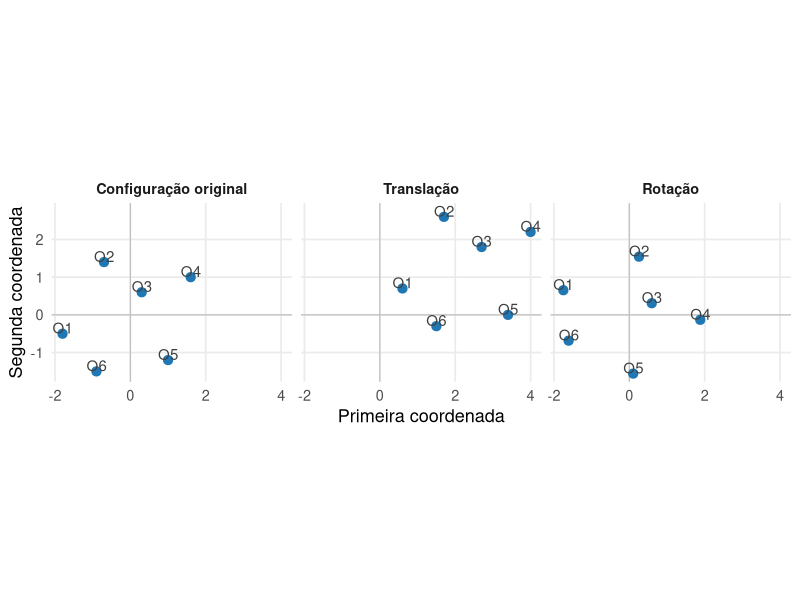
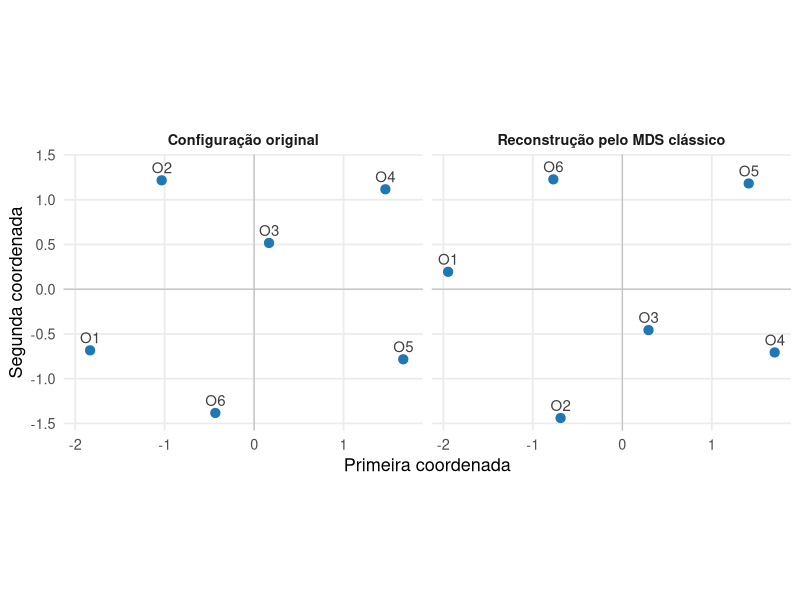
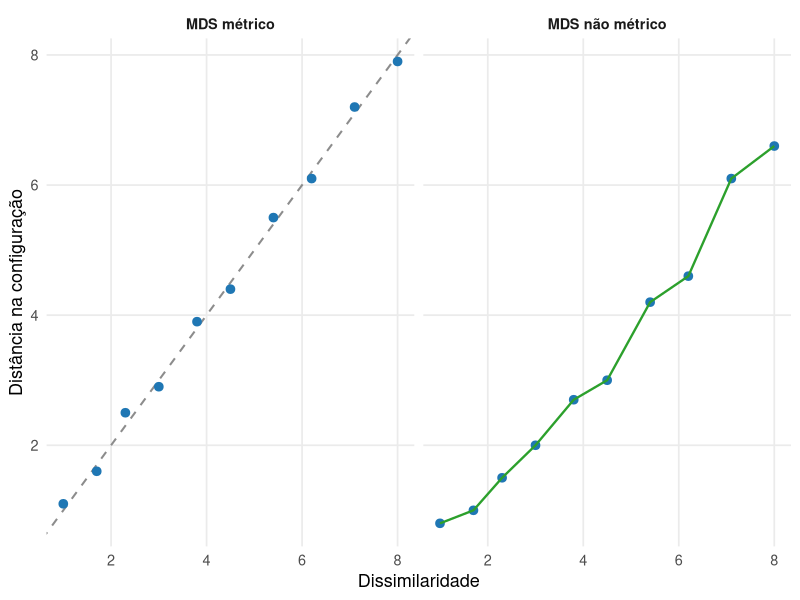

R code for these plots, in order:
## ---- chunk 1
#| label: fig-mds-indeterminacoes
#| echo: false
#| warning: false
#| message: false
#| fig-cap: "Configurações relacionadas por translação e transformação ortogonal preservam as mesmas distâncias entre os objetos."
#| fig-width: 10
#| fig-height: 4.6
#| fig-align: center

library(ggplot2)

configuracao <- data.frame(
  objeto = paste0(
    "O",
    1:6
  ),
  X1 = c(
    -1.8,
    -0.7,
     0.3,
     1.6,
     1.0,
    -0.9
  ),
  X2 = c(
    -0.5,
     1.4,
     0.6,
     1.0,
    -1.2,
    -1.5
  )
)

theta <- pi / 5

O <- matrix(
  c(
    cos(theta),
    -sin(theta),
    sin(theta),
    cos(theta)
  ),
  nrow = 2,
  byrow = TRUE
)

X_original <- as.matrix(
  configuracao[
    ,
    c(
      "X1",
      "X2"
    )
  ]
)

X_transladada <- sweep(
  X_original,
  2,
  c(
    2.4,
    1.2
  ),
  "+"
)

X_rotacionada <- X_original %*% O

original <- data.frame(
  objeto = configuracao$objeto,
  X1 = X_original[, 1],
  X2 = X_original[, 2],
  painel = "Configuração original"
)

transladada <- data.frame(
  objeto = configuracao$objeto,
  X1 = X_transladada[, 1],
  X2 = X_transladada[, 2],
  painel = "Translação"
)

rotacionada <- data.frame(
  objeto = configuracao$objeto,
  X1 = X_rotacionada[, 1],
  X2 = X_rotacionada[, 2],
  painel = "Rotação"
)

dados_figura <- rbind(
  original,
  transladada,
  rotacionada
)

dados_figura$painel <- factor(
  dados_figura$painel,
  levels = c(
    "Configuração original",
    "Translação",
    "Rotação"
  )
)

ggplot(
  dados_figura,
  aes(
    x = X1,
    y = X2
  )
) +
  geom_hline(
    yintercept = 0,
    linewidth = 0.4,
    color = "gray75"
  ) +
  geom_vline(
    xintercept = 0,
    linewidth = 0.4,
    color = "gray75"
  ) +
  geom_point(
    size = 2.8,
    color = "#1f77b4"
  ) +
  geom_text(
    aes(
      label = objeto
    ),
    nudge_y = 0.15,
    size = 3.8,
    color = "gray25"
  ) +
  facet_wrap(
    vars(painel),
    nrow = 1
  ) +
  coord_equal() +
  labs(
    x = "Primeira coordenada",
    y = "Segunda coordenada"
  ) +
  theme_minimal(
    base_size = 13
  ) +
  theme(
    panel.grid.minor = element_blank(),
    strip.text = element_text(
      face = "bold"
    )
  )
## ---- chunk 2
#| label: fig-mds-reconstrucao-espectral
#| echo: false
#| warning: false
#| message: false
#| fig-cap: "Reconstrução espectral de uma configuração a partir das distâncias. A orientação pode mudar, mas as distâncias entre os objetos são preservadas."
#| fig-width: 9
#| fig-height: 4.8
#| fig-align: center

library(ggplot2)

X_original <- rbind(
  c(-1.8, -0.7),
  c(-1.0,  1.2),
  c( 0.2,  0.5),
  c( 1.5,  1.1),
  c( 1.7, -0.8),
  c(-0.4, -1.4)
)

X_original <- scale(
  X_original,
  center = TRUE,
  scale = FALSE
)

n <- nrow(
  X_original
)

Delta <- as.matrix(
  dist(
    X_original
  )
)

Hn <- diag(n) -
  matrix(
    1 / n,
    nrow = n,
    ncol = n
  )

G <- -0.5 *
  Hn %*%
  (Delta^2) %*%
  Hn

decomp <- eigen(
  G,
  symmetric = TRUE
)

positivos <- which(
  decomp$values > 1e-10
)

Q_pos <- decomp$vectors[
  ,
  positivos,
  drop = FALSE
]

D_pos <- diag(
  decomp$values[
    positivos
  ],
  nrow = length(
    positivos
  )
)

X_recuperada <- Q_pos %*%
  sqrt(
    D_pos
  )

original <- data.frame(
  objeto = paste0(
    "O",
    seq_len(n)
  ),
  X1 = X_original[, 1],
  X2 = X_original[, 2],
  painel = "Configuração original"
)

recuperada <- data.frame(
  objeto = paste0(
    "O",
    seq_len(n)
  ),
  X1 = X_recuperada[, 1],
  X2 = X_recuperada[, 2],
  painel = "Reconstrução pelo MDS clássico"
)

dados_figura <- rbind(
  original,
  recuperada
)

dados_figura$painel <- factor(
  dados_figura$painel,
  levels = c(
    "Configuração original",
    "Reconstrução pelo MDS clássico"
  )
)

ggplot(
  dados_figura,
  aes(
    x = X1,
    y = X2
  )
) +
  geom_hline(
    yintercept = 0,
    linewidth = 0.4,
    color = "gray75"
  ) +
  geom_vline(
    xintercept = 0,
    linewidth = 0.4,
    color = "gray75"
  ) +
  geom_point(
    size = 2.8,
    color = "#1f77b4"
  ) +
  geom_text(
    aes(
      label = objeto
    ),
    nudge_y = 0.14,
    size = 3.8,
    color = "gray25"
  ) +
  facet_wrap(
    vars(painel),
    nrow = 1
  ) +
  coord_equal() +
  labs(
    x = "Primeira coordenada",
    y = "Segunda coordenada"
  ) +
  theme_minimal(
    base_size = 13
  ) +
  theme(
    panel.grid.minor = element_blank(),
    strip.text = element_text(
      face = "bold"
    )
  )
## ---- chunk 3
#| label: fig-mds-metrico-naometrico
#| echo: false
#| warning: false
#| message: false
#| fig-cap: "Relações entre dissimilaridades e distâncias em representações métrica e não métrica."
#| fig-width: 9
#| fig-height: 4.7
#| fig-align: center

library(ggplot2)

dissimilaridade <- c(
  1.0,
  1.7,
  2.3,
  3.0,
  3.8,
  4.5,
  5.4,
  6.2,
  7.1,
  8.0
)

dist_metrica <- c(
  1.1,
  1.6,
  2.5,
  2.9,
  3.9,
  4.4,
  5.5,
  6.1,
  7.2,
  7.9
)

dist_nao_metrica <- c(
  0.8,
  1.0,
  1.5,
  2.0,
  2.7,
  3.0,
  4.2,
  4.6,
  6.1,
  6.6
)

dados_metrico <- data.frame(
  delta = dissimilaridade,
  distancia = dist_metrica,
  painel = "MDS métrico"
)

dados_nao_metrico <- data.frame(
  delta = dissimilaridade,
  distancia = dist_nao_metrica,
  painel = "MDS não métrico"
)

dados_figura <- rbind(
  dados_metrico,
  dados_nao_metrico
)

dados_figura$painel <- factor(
  dados_figura$painel,
  levels = c(
    "MDS métrico",
    "MDS não métrico"
  )
)

ggplot(
  dados_figura,
  aes(
    x = delta,
    y = distancia
  )
) +
  geom_abline(
    data = data.frame(
      painel = factor(
        "MDS métrico",
        levels = levels(
          dados_figura$painel
        )
      )
    ),
    aes(
      slope = 1,
      intercept = 0
    ),
    linewidth = 0.7,
    linetype = "dashed",
    color = "gray55"
  ) +
  geom_point(
    size = 2.6,
    color = "#1f77b4"
  ) +
  geom_line(
    data = subset(
      dados_figura,
      painel == "MDS não métrico"
    ),
    linewidth = 0.8,
    color = "#2ca02c"
  ) +
  facet_wrap(
    vars(painel),
    nrow = 1
  ) +
  labs(
    x = "Dissimilaridade",
    y = "Distância na configuração"
  ) +
  theme_minimal(
    base_size = 13
  ) +
  theme(
    panel.grid.minor = element_blank(),
    strip.text = element_text(
      face = "bold"
    )
  )
